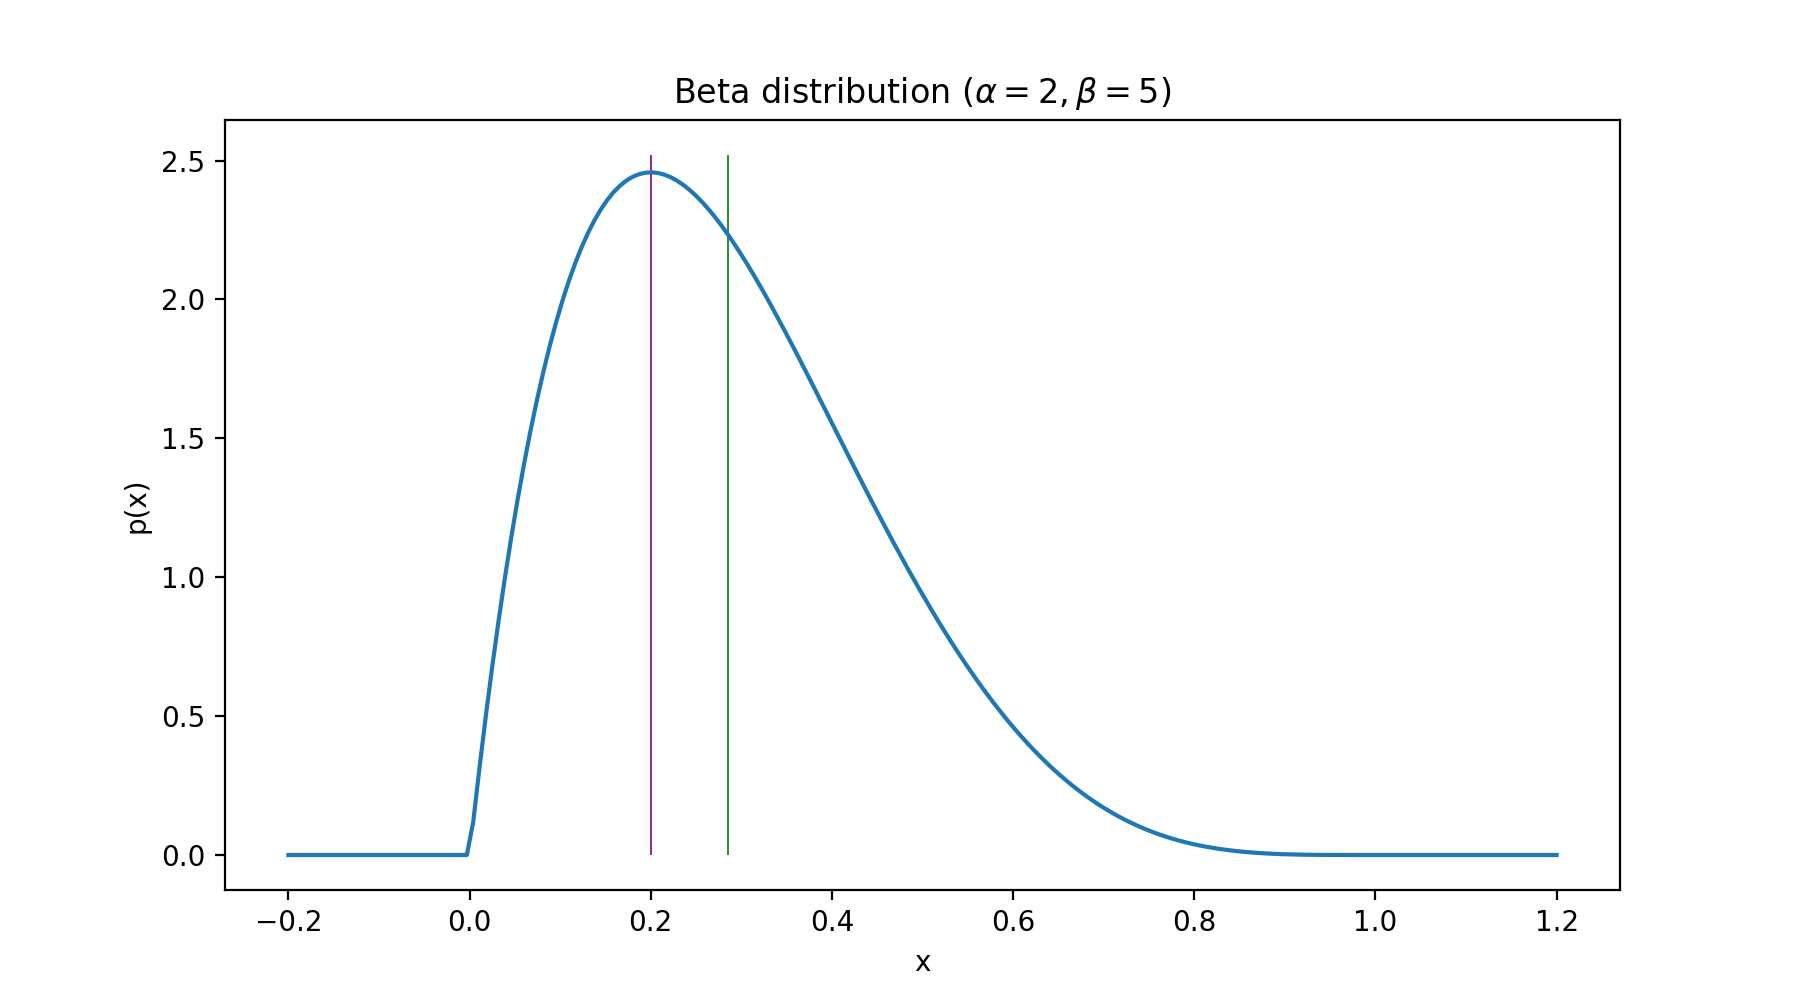

This figure's Python source:
import numpy as np
import matplotlib.pyplot as plt
import scipy.stats as ss

a = 2
b = 5
mean = a / (a + b)
mode = (a - 1)/(a + b - 2) 
x = np.linspace(-0.2, 1.2, 200)
y = ss.beta.pdf(x, a, b)

fig, ax = plt.subplots(1, 1, figsize=(9, 5), dpi=200)
ax.plot(x, y)
ax.set_xlabel('x')
ax.set_ylabel('p(x)')
ax.set_title(f'Beta distribution ($\\alpha=2, \\beta=5$)')
# ax.xaxis.set_major_formatter('$\mu+{x:.0f}\sigma$')

ax.vlines(mean, 0, 2.52, color='g', linewidth=0.6)
ax.vlines(mode, 0, 2.52, color='purple', linewidth=0.6)

 
fig.savefig('beta_pdf.png')